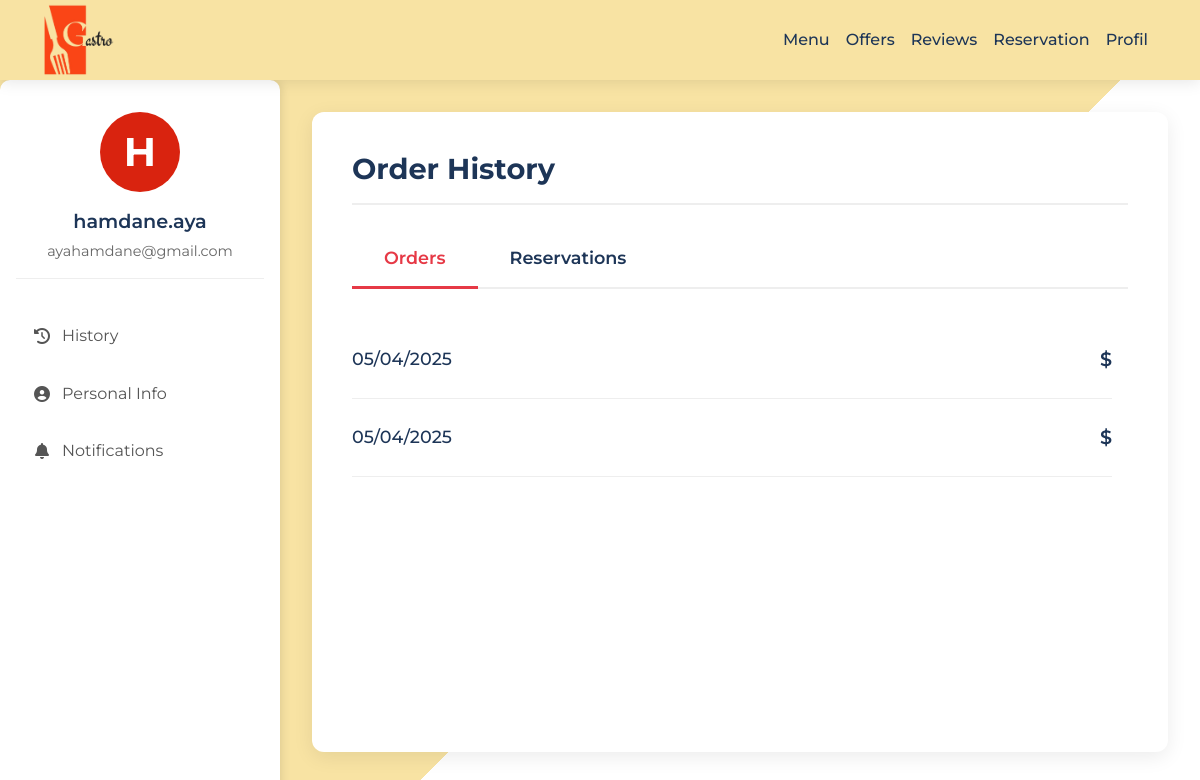
/restaurant/profile/ (signed in), run on the app's committed database.
### restaurant/models.py (models this page shows)
class User(AbstractUser):
    USER_TYPES = (
        ('PDG', 'PDG'),
        ('MANAGER', 'Manager'),
        ('CHEF', 'Chef'),
        ('SERVER', 'Server'),
        ('DELIVERY', 'Delivery Person'),
        ('CLIENT', 'Client'),
        ('SUPPLIER', 'Supplier'),
    )
    user_type = models.CharField(max_length=10, choices=USER_TYPES)
    phone = models.CharField(max_length=20)
    groups = models.ManyToManyField(
        'auth.Group',
        verbose_name='groups',
        blank=True,
        help_text='The groups this user belongs to.',
        related_name="restaurant_user_groups",
        related_query_name="restaurant_user",
    )
    user_permissions = models.ManyToManyField(
        'auth.Permission',
        verbose_name='user permissions',
        blank=True,
        help_text='Specific permissions for this user.',
        related_name="restaurant_user_permissions",
        related_query_name="restaurant_user",
    )

### orders/models.py (models this page shows, shortened)
class Order(models.Model):
    order_date = models.DateTimeField(auto_now_add=True)
    status = models.CharField(max_length=30, choices=OrderStatus.choices)
    mode = models.CharField(max_length=10, choices=OrderMode.choices)
    client = models.ForeignKey(Client, on_delete=models.CASCADE, null=True)
    server = models.ForeignKey(Server, on_delete=models.SET_NULL, null=True)
    restaurant = models.ForeignKey(Restaurant, on_delete=models.CASCADE)
    table_number = models.PositiveIntegerField(null=True, blank=True)

### restaurant/views.py (the view)
# urls.py: path('profile/', views.profile, name='profile'),
@client_required
def profile(request):
    if request.method == 'POST':
        u_form = UserUpdateForm(request.POST, instance=request.user)
        p_form = CustomPasswordChangeForm(user=request.user, data=request.POST)
        if 'update_info' in request.POST and u_form.is_valid():
            u_form.save()
            messages.success(request, 'Your profile has been updated!')
            return redirect('profile')
        elif 'change_password' in request.POST and p_form.is_valid():
            p_form.save()
            messages.success(request, 'Your password has been updated!')
            return redirect('profile')
    else:
        u_form = UserUpdateForm(instance=request.user)
        p_form = CustomPasswordChangeForm(user=request.user)
    orders = Order.objects.filter(client=request.user.client).order_by('-order_date')[:5]
    reservations = Reservation.objects.filter(client=request.user.client).order_by('-datetime')[:5]
    context = {
        'u_form': u_form,
        'p_form': p_form,
        'orders': orders,
        'reservations': reservations,
    }
    return render(request, 'client/profil.html', context)

### templates/client/profil.html (shortened to what this page needs)
<!DOCTYPE html>
{% load static %}
<html lang="en">
<head>
    <link href="https://cdn.jsdelivr.net/npm/bootstrap@5.3.2/dist/css/bootstrap.min.css" rel="stylesheet">
    <link rel="stylesheet" href="https://cdnjs.cloudflare.com/ajax/libs/font-awesome/6.4.0/css/all.min.css">
    <link rel="stylesheet" href="{% static 'styles/client/profil.css' %}">
</head>
<body>
    <nav class="navbar navbar-expand-lg">
        <div class="container">
            <a class="navbar-brand" href="{% url 'landing_page' %}">
                <img src="{% static 'images/GASTRO_LINK-.png' %}" alt="GastroLink" class="logo">
            </a>
            <div class="collapse navbar-collapse" id="navbarNav">
                <ul class="navbar-nav ms-auto">
                    <li class="nav-item"><a class="nav-link" href="{% url 'order' %}">Menu</a></li>
                    <li class="nav-item"><a class="nav-link" href="{% url 'client_offers' %}">Offers</a></li>
                    <li class="nav-item"><a class="nav-link" href="{% url 'review_list' %}">Reviews</a></li>
                    <li class="nav-item"><a class="nav-link" href="{% url 'create_reservation' %}">Reservation</a></li>
                    <li class="nav-item"><a class="nav-link" href="{% url 'profile' %}">Profil</a></li>
                </ul>
            </div>
        </div>
    </nav>
    <div class="main-container">
        <div class="sidebar">
            <div class="sidebar-header">
                <div class="avatar-circle" style="background-color: #d9230f;">
                    {{ user.username.0|upper }}
                </div>
                <div class="sidebar-name-email">
                    <div class="sidebar-name">{{ user.get_full_name|default:user.username }}</div>
                    <div class="sidebar-email">{{ user.email }}</div>
                </div>
            </div>
            <ul class="sidebar-menu">
                <li>
                    <a href="#" class="active" onclick="showSection('history')">
                        <i class="fas fa-history"></i> History
                    </a>
                </li>
                <li>
                    <a href="#" onclick="showSection('personal-info')">
                        <i class="fas fa-user-circle"></i> Personal Info
                    </a>
                </li>
                <li>
                    <a href="#" onclick="showSection('notifications')">
                        <i class="fas fa-bell"></i> Notifications
                    </a>
                </li>
            </ul>
        </div>
        <div class="content">
            <div class="profile-card">
                <div class="history-section" id="history-section">
                    <h2 class="section-title">Order History</h2>
                    <div class="history-tabs">
                        <div class="history-tab active" onclick="showHistoryTab('orders')">Orders</div>
                        <div class="history-tab" onclick="showHistoryTab('reservations')">Reservations</div>
                    </div>
                    <div class="history-content">
                        <div class="orders-list" id="orders-list">
                            {% for order in orders %}
                            <div class="order-item">
                                <div class="order-date">{{ order.order_date|date:"m/d/Y" }}</div>
                                <div class="order-price">${{ order.total_price }}</div>
                            </div>
                            {% empty %}
                            <div class="no-orders">No orders yet.</div>
                            {% endfor %}
                        </div>
                    </div>
                </div>
            </div>
        </div>
    </div>
</body>
</html>

### static/styles/client/profil.css (style rules this page uses)
:root { --primary: #e63946; --secondary: #f4a261; --light: #f1faee; --dark: #1d3557; --accent: #457b9d; --warning: #ff9e00; --sidebar-width: 280px; }
body { font-family: 'Montserrat', sans-serif; margin: 0; min-height: 100vh; background: linear-gradient( 135deg, #f8e3a3 0%, #f8e3a3 60%, #ffffff 60%, #ffffff 100% ); background-repeat: no-repeat; background-attachment: fixed; color: #333; display: flex; flex-direction: column; }
.navbar { height: 80px; padding: 0 32px; box-shadow: 0 2px 15px rgba(0,0,0,0.1); background-color: #f8e3a3; z-index: 1000; }
.logo { width: 70px; height: auto; }
.nav-link { padding: 8px 19.2px; font-weight: 500; color: var(--dark) !important; position: relative; }
.nav-link:after { content: ''; position: absolute; width: 0; height: 2px; bottom: 0; left: 0; background-color: var(--primary); transition: width 0.3s; }
.main-container { display: flex; flex: 1; }
.sidebar { width: var(--sidebar-width); background: white; box-shadow: 2px 0 10px rgba(0,0,0,0.1); padding: 32px 16px; position: relative; z-index: 100; border-radius: 10px; }
.sidebar-header { text-align: center; margin-bottom: 32px; padding-bottom: 16px; border-bottom: 1px solid #eee; }
.avatar-circle { width: 80px; height: 80px; border-radius: 50%; background-color: #d9230f; color: white; display: flex; align-items: center; justify-content: center; font-size: 2.5rem; font-weight: bold; margin: 0 auto 15px auto; text-transform: uppercase; }
.sidebar-name { font-size: 19.2px; font-weight: 600; color: var(--dark); margin-bottom: 4.8px; }
.sidebar-email { color: #666; font-size: 14.4px; }
.sidebar-menu { list-style: none; padding: 0; margin: 0; }
.sidebar-menu li { margin-bottom: 8px; }
.sidebar-menu a { display: flex; align-items: center; padding: 12.8px 16px; color: #555; text-decoration: none; border-radius: 8px; transition: all 0.3s; }
.sidebar-menu i { margin-right: 10px; width: 20px; text-align: center; }
.content { flex: 1; padding: 32px; overflow-y: auto; }
.profile-card { background: white; border-radius: 12px; padding: 40px; box-shadow: 0 5px 20px rgba(0,0,0,0.08); min-height: calc(100vh - 160px); }
.history-section { display: block; }
.section-title { font-size: 28.8px; font-weight: 700; color: var(--dark); margin-bottom: 24px; padding-bottom: 16px; border-bottom: 2px solid #eee; }
.history-tabs { display: flex; border-bottom: 2px solid #eee; margin-bottom: 32px; }
.history-tab { padding: 16px 32px; font-weight: 600; color: var(--dark); cursor: pointer; position: relative; font-size: 17.6px; }
.history-tab.active { color: var(--primary); }
.history-tab.active:after { content: ''; position: absolute; width: 100%; height: 3px; bottom: -2px; left: 0; background-color: var(--primary); }
.history-content { overflow-y: auto; padding-right: 16px; }
.orders-list { display: block; }
.order-item { display: flex; justify-content: space-between; padding: 24px 0; border-bottom: 1px solid #eee; align-items: center; }
.order-date { font-weight: 500; color: var(--dark); width: 150px; font-size: 17.6px; }
.order-price { font-weight: 600; color: var(--dark); width: 100px; text-align: right; font-size: 19.2px; }

### data on the page
User: username.0 "H", get_full_name "hamdane.aya", email "ayahamdane@gmail.com"
Order: order_date "05/04/2025"
Order: order_date "05/04/2025"
